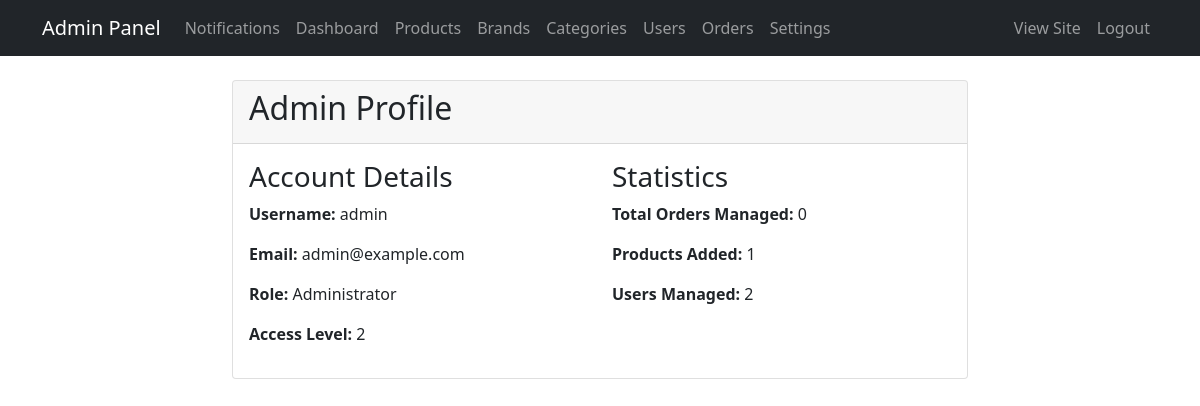
Screenshot of /admin/profile (signed in) with the database file from the repository.
### app/models.py (models this page shows, shortened)
class User(db.Model, UserMixin):
    id = db.Column(db.Integer, primary_key=True)
    username = db.Column(db.String(64), unique=True, index=True)
    email = db.Column(db.String(120), unique=True, index=True)
    password_hash = db.Column(db.String(128))
    is_admin = db.Column(db.Boolean, default=False)
    admin_access_level = db.Column(db.Integer, default=0)  # 0: normal user, 1: admin, 2: super admin
    role = db.Column(db.String(20), default='user')  # Add this line
    created_at = db.Column(db.DateTime, default=datetime.utcnow)
    def is_administrator(self):
        return self.is_admin and self.admin_access_level > 0 and self.role == 'admin'
    def get_unread_notifications_count(self):
        return AdminNotification.query.filter_by(user_id=self.id, read=False).count()

### app/routes.py (the view)
@bp.route('/admin/profile')
@login_required
@admin_required
def admin_profile():
    orders_count = Order.query.count()
    products_count = Product.query.count()
    users_count = User.query.count()
    return render_template('admin/profile.html',
                         orders_count=orders_count,
                         products_count=products_count,
                         users_count=users_count)

### app/models.py (called while the page is built)
@login_manager.user_loader
def load_user(user_id):
    return User.query.get(int(user_id))

### app/routes.py (called while the page is built)
def admin_required(f):
    @wraps(f)
    def decorated_function(*args, **kwargs):
        if not current_user.is_authenticated or not current_user.is_administrator():
            flash('You need admin privileges to access this page.', 'danger')
            return redirect(url_for('main.admin_login'))
        return f(*args, **kwargs)
    return decorated_function

@bp.context_processor
def utility_processor():
    return {
        'now': datetime.utcnow(),
        'Cart': Cart  # Add Cart to the context
    }

### app/templates/admin/profile.html (shortened to what this page needs)
{% extends "admin/base.html" %}
{% block content %}
<div class="row">
    <div class="col-md-8 offset-md-2">
        <div class="card">
            <div class="card-header">
                <h2>Admin Profile</h2>
            </div>
            <div class="card-body">
                <div class="row">
                    <div class="col-md-6">
                        <h3>Account Details</h3>
                        <p><strong>Username:</strong> {{ current_user.username }}</p>
                        <p><strong>Email:</strong> {{ current_user.email }}</p>
                        <p><strong>Role:</strong> Administrator</p>
                        <p><strong>Access Level:</strong> {{ current_user.admin_access_level }}</p>
                    </div>
                    <div class="col-md-6">
                        <h3>Statistics</h3>
                        <p><strong>Total Orders Managed:</strong> {{ orders_count }}</p>
                        <p><strong>Products Added:</strong> {{ products_count }}</p>
                        <p><strong>Users Managed:</strong> {{ users_count }}</p>
                    </div>
                </div>
            </div>
        </div>
    </div>
</div>
{% endblock %}

### rows the page displays
User: username "admin", email "admin@example.com", admin_access_level "2"

### other values shown
{{ orders_count }} "0"
{{ products_count }} "1"
{{ users_count }} "2"
